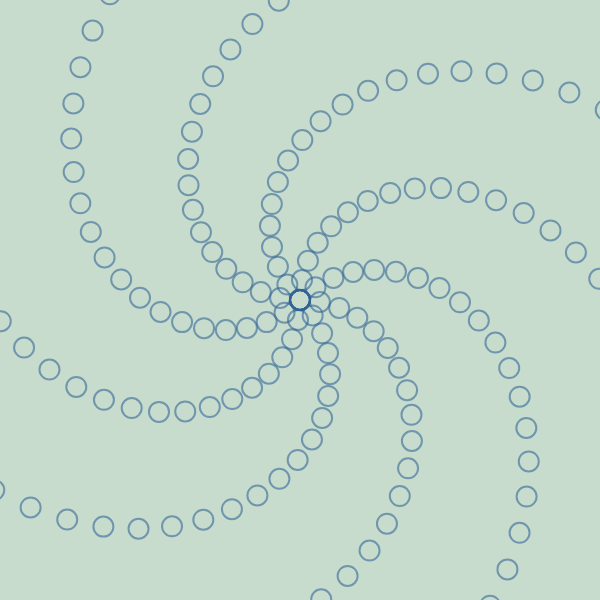
Frame 1 (no input)
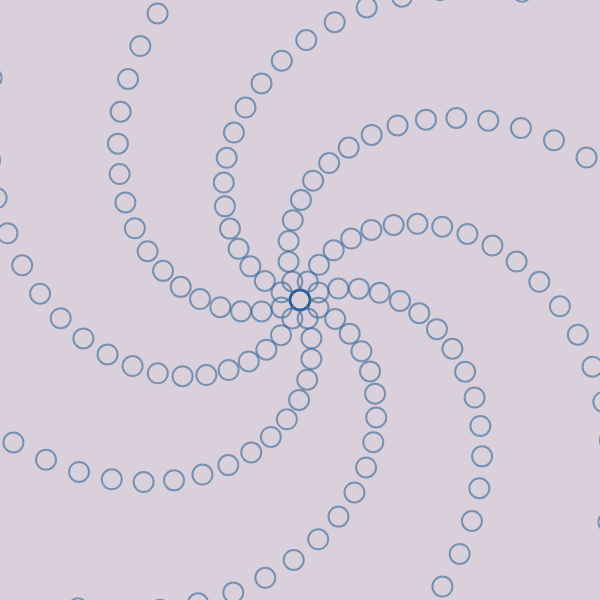
Frame 60 (no input)
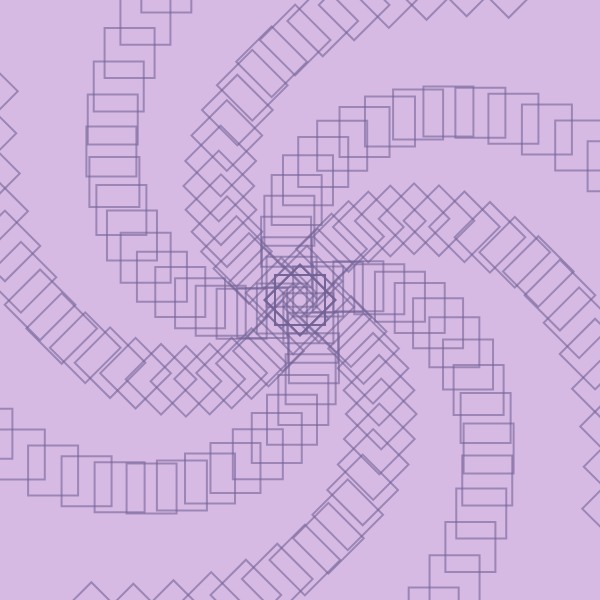
Frame 120 (the mouse pressed at the canvas centre since frame 60)

The p5.js sketch that drew these frames (run headless with seeded random() and noise() and a simulated clock; from frame 60 on, the mouse is pressed at the canvas centre):

// p5.js sketch
// ── sketch.js
let angle = 0;
let speed = 0.01;
let colorOffset = 0;
let shapeMode = 0;

function setup() {
  createCanvas(600, 600);
  noFill();
  strokeWeight(2);
}

function draw() {
  let r = map(sin(colorOffset * 0.1), -1, 1, 180, 220); 
  let g = map(cos(colorOffset * 0.1), -1, 1, 180, 220);
  let b = map(sin(colorOffset * 0.05), -1, 1, 180, 230);
  
  background(r, g, b);
  
  translate(width / 2, height / 2);
  
  let numShapes = 20;
  speed = map(mouseX, 0, width, 0.005, 0.02);

  for (let i = 0; i < numShapes; i++) {
    let radius = i * 20;
    let offsetAngle = angle + i * 0.1;
    let x = cos(offsetAngle) * radius;
    let y = sin(offsetAngle) * radius;

    let shapeSize = map(mouseY, 0, height, 20, 80);
    
    stroke(map(mouseX, 0, width, 50, 180), 100, 150, 150);
    
    for (let j = 0; j < 360; j += 45) {
      push();
      rotate(radians(j));
      
      if (shapeMode == 0) {
        ellipse(x, y, shapeSize, shapeSize);
      } else if (shapeMode == 1) {
        rect(x - shapeSize / 2, y - shapeSize / 2, shapeSize, shapeSize);
      } else if (shapeMode == 2) {
        triangle(x, y - shapeSize / 2, x - shapeSize / 2, y + shapeSize / 2, x + shapeSize / 2, y + shapeSize / 2);
      } else {
        line(x - shapeSize / 2, y - shapeSize / 2, x + shapeSize / 2, y + shapeSize / 2);
      }
      
      pop();
    }
  }
  
  angle += speed;
  colorOffset += 0.2;
}

function mousePressed() {
  shapeMode = (shapeMode + 1) % 4;
}
